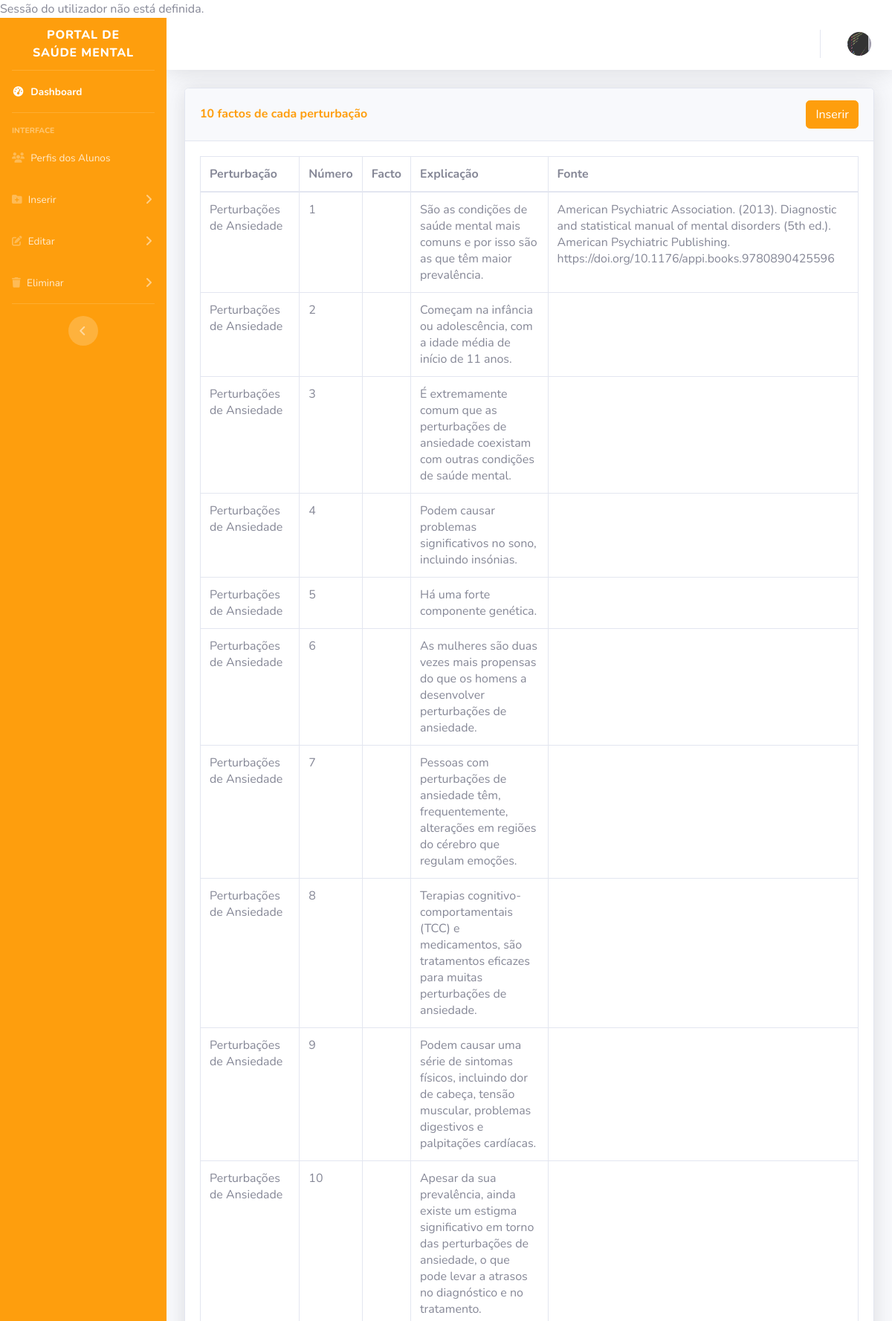
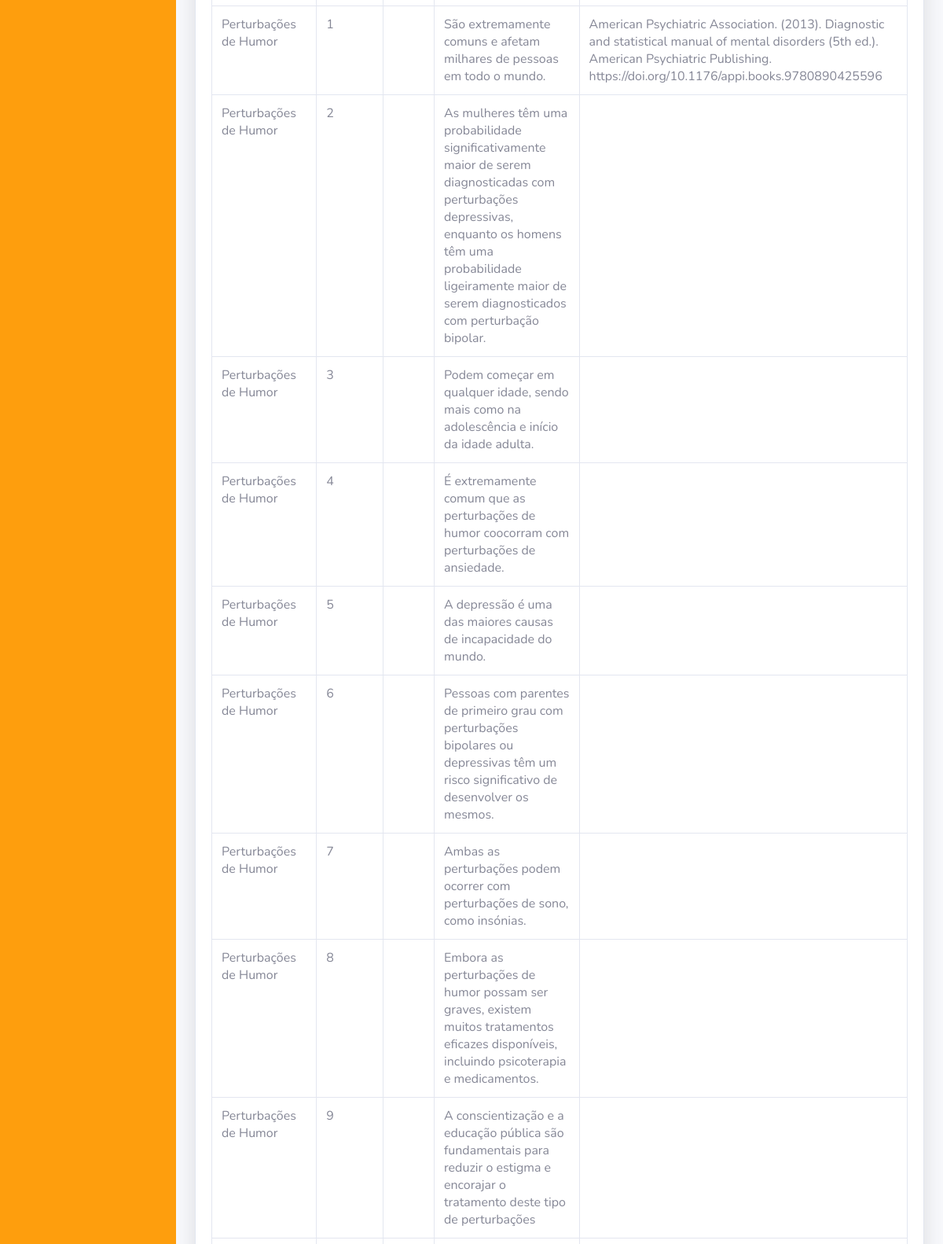
Screenshot of /admin/inserir/10-factos/index.php (upper part) with the database file from the repository (2 pictures, top to bottom).
### tables this page shows
CREATE TABLE `factos_10` (
  `10_factos_id` int(11) NOT NULL,
  `perturbacoes_id` int(11) NOT NULL,
  `nº` int(11) NOT NULL,
  `descricao` text NOT NULL,
  `fonte` varchar(1000) NOT NULL
);

CREATE TABLE `perturbacoes` (
  `perturbacoes_id` int(11) NOT NULL,
  `nome` varchar(255) NOT NULL,
  `texto` mediumtext NOT NULL,
  `img_perturbacao` mediumtext DEFAULT NULL,
  `img_perturbacao_circ` mediumtext DEFAULT NULL,
  `banner_perturbacao` mediumtext NOT NULL,
  `fonte` varchar(1000) NOT NULL
);

### admin/inserir/10-factos/index.php (the view, shortened to what this page needs)
<?php
require_once ("../../../conn/conn.php");
?>
<!DOCTYPE html>
<html lang="en">
<head>
    <link href="../../vendor/fontawesome-free/css/all.min.css" rel="stylesheet" type="text/css">
    <link href="../../css/sb-admin-2.min.css" rel="stylesheet">
</head>
<body id="page-top">
    <div id="wrapper">
        <ul class="navbar-nav bg-gradient-primary sidebar sidebar-dark accordion" id="accordionSidebar">
            <div class="sidebar-brand d-flex align-items-center justify-content-center" href="">
                <div class="sidebar-brand-text mx-3">Portal de Saúde Mental</div>
            </div>
            <hr class="sidebar-divider my-0">
            <li class="nav-item active">
                <a class="nav-link" href="../..">
                    <i class="fas fa-fw fa-tachometer-alt"></i>
                    <span>Dashboard</span></a>
            </li>
            <hr class="sidebar-divider">
            <div class="sidebar-heading">
                Interface
            </div>
            <li class="nav-item">
                <a class="nav-link" href="../../perfis/">
                    <i class="fas fa-users"></i>
                    <span>Perfis dos Alunos</span></a>
            </li>
            <li class="nav-item">
                <a class="nav-link collapsed" href="#" data-toggle="collapse" data-target="#collapseInserir"
                    aria-expanded="true" aria-controls="collapseInserir">
                    <i class="fas fa-folder-plus"></i>
                    <span>Inserir</span>
                </a>
            </li>
            <li class="nav-item">
                <a class="nav-link collapsed" href="#" data-toggle="collapse" data-target="#collapseEditar"
                    aria-expanded="true" aria-controls="collapseEditar">
                    <i class="fas fa-edit"></i>
                    <span>Editar</span>
                </a>
            </li>
            <li class="nav-item">
                <a class="nav-link collapsed" href="#" data-toggle="collapse" data-target="#collapseEliminar"
                    aria-expanded="true" aria-controls="collapseEliminar">
                    <i class="fas fa-trash"></i>
                    <span>Eliminar</span>
                </a>
            </li>
            <hr class="sidebar-divider d-none d-md-block">
            <div class="text-center d-none d-md-inline">
                <button class="rounded-circle border-0" id="sidebarToggle"></button>
            </div>
        </ul>
        <div id="content-wrapper" class="d-flex flex-column">
            <div id="content">
                <nav class="navbar navbar-expand navbar-light bg-white topbar mb-4 static-top shadow">
                    <ul class="navbar-nav ml-auto">
                        <li class="nav-item dropdown no-arrow">
                            <a class="nav-link dropdown-toggle" href="#" id="userDropdown" role="button"
                                data-toggle="dropdown" aria-haspopup="true" aria-expanded="false">
                                <img class="img-profile rounded-circle" src="../../../areacliente/registo/imgs/<?php if (
                                    !empty($row["img_perfil"])
                                ) {
                                    echo $row["img_perfil"];
                                } else {
                                    echo "../../teste.jpeg";
                                } ?>">
                            </a>
                        </li>
                    </ul>
                </nav>
                <div class="container-fluid">
                    <div class="card shadow mb-4">
                        <div class="card-header py-3">
                            <h6 class="m-0 font-weight-bold text-primary">10 factos de cada perturbação</h6>
                            <div class="card-header2">
                                <button type="button" class="btn btn-primary" data-toggle="modal"
                                    data-target="#addadminprofile">
                                    Inserir
                                </button>
                            </div>
                        </div>
                        <div class="card-body">
                            <div class="table-responsive">
                                <?php
                                $query = "SELECT factos_10.*, perturbacoes.nome AS perturbacoes
                                FROM factos_10
                                JOIN perturbacoes ON factos_10.perturbacoes_id = perturbacoes.perturbacoes_id;
                                ";
                                $query_run = mysqli_query($conn, $query);
                                ?>
                                <table class="table table-bordered" id="dataTable" width="100%" cellspacing="0">
                                    <thead>
                                        <tr>
                                            <th>Perturbação</th>
                                            <th>Número</th>
                                            <th>Facto</th>
                                            <th>Explicação</th>
                                            <th>Fonte</th>
                                        </tr>
                                    </thead>
                                    <tbody>
                                        <?php
                                        if (mysqli_num_rows($query_run) > 0) {
                                            while ($row = mysqli_fetch_assoc($query_run)) {
                                                ?>
                                                <tr>
                                                    <td>
                                                        <?php echo $row['perturbacoes']; ?>
                                                    </td>
                                                    <td>
                                                        <?php echo $row['nº']; ?>
                                                    </td>
                                                    <td>
                                                    </td>
                                                    <td>
                                                        <?php echo $row['descricao']; ?>
                                                    </td>
                                                    <td>
                                                        <?php echo $row['fonte']; ?>
                                                    </td>
                                                </tr>
                                                <?php
                                            }
                                        } else {
                                            echo "No Record Found";
                                        }
                                        ?>
                                    </tbody>
                                </table>
                            </div>
                        </div>
                    </div>
                </div>
            </div>
</body>
</html>

### rows the page displays
factos_10: perturbacoes.nome "Perturbações de Ansiedade", nº "1", descricao "São as condições de saúde mental mais comuns e por isso são as que têm maior prevalência.", fonte "American Psychiatric Association. (2013). Diagnostic and statistical manual of mental disorders (5th ed.). American Psychiatric Publishing. https://doi.org/10.1176/appi.books.9780890425596"
factos_10: perturbacoes.nome "Perturbações de Ansiedade", nº "2", descricao "Começam na infância ou adolescência, com a idade média de início de 11 anos."
factos_10: perturbacoes.nome "Perturbações de Ansiedade", nº "3", descricao "É extremamente comum que as perturbações de ansiedade coexistam com outras condições de saúde mental."
factos_10: perturbacoes.nome "Perturbações de Ansiedade", nº "4", descricao "Podem causar problemas significativos no sono, incluindo insónias."
factos_10: perturbacoes.nome "Perturbações de Ansiedade", nº "5", descricao "Há uma forte componente genética."
factos_10: perturbacoes.nome "Perturbações de Ansiedade", nº "6", descricao "As mulheres são duas vezes mais propensas do que os homens a desenvolver perturbações de ansiedade."
factos_10: perturbacoes.nome "Perturbações de Ansiedade", nº "7", descricao "Pessoas com perturbações de ansiedade têm, frequentemente, alterações em regiões do cérebro que regulam emoções."
factos_10: perturbacoes.nome "Perturbações de Ansiedade", nº "8", descricao "Terapias cognitivo-comportamentais (TCC) e medicamentos, são tratamentos eficazes para muitas perturbações de ansiedade."
factos_10: perturbacoes.nome "Perturbações de Ansiedade", nº "9", descricao "Podem causar uma série de sintomas físicos, incluindo dor de cabeça, tensão muscular, problemas digestivos e palpitações cardíacas."
factos_10: perturbacoes.nome "Perturbações de Ansiedade", nº "10", descricao "Apesar da sua prevalência, ainda existe um estigma significativo em torno das perturbações de ansiedade, o que pode levar a atrasos no diagnóstico e no tratamento."
factos_10: perturbacoes.nome "Perturbações de Humor", nº "1", descricao "São extremamente comuns e afetam milhares de pessoas em todo o mundo.", fonte "American Psychiatric Association. (2013). Diagnostic and statistical manual of mental disorders (5th ed.). American Psychiatric Publishing. https://doi.org/10.1176/appi.books.9780890425596"
factos_10: perturbacoes.nome "Perturbações de Humor", nº "2", descricao "As mulheres têm uma probabilidade significativamente maior de serem diagnosticadas com perturbações depressivas, enquanto os homens têm uma probabilidade ligeiramente maior de serem diagnosticados com perturbação bipolar."
factos_10: perturbacoes.nome "Perturbações de Humor", nº "3", descricao "Podem começar em qualquer idade, sendo mais como na adolescência e início da idade adulta."
factos_10: perturbacoes.nome "Perturbações de Humor", nº "4", descricao "É extremamente comum que as perturbações de humor coocorram com perturbações de ansiedade."
factos_10: perturbacoes.nome "Perturbações de Humor", nº "5", descricao "A depressão é uma das maiores causas de incapacidade do mundo."
factos_10: perturbacoes.nome "Perturbações de Humor", nº "6", descricao "Pessoas com parentes de primeiro grau com perturbações bipolares ou depressivas têm um risco significativo de desenvolver os mesmos."
factos_10: perturbacoes.nome "Perturbações de Humor", nº "7", descricao "Ambas as perturbações podem ocorrer com perturbações de sono, como insónias."
factos_10: perturbacoes.nome "Perturbações de Humor", nº "8", descricao "Embora as perturbações de humor possam ser graves, existem muitos tratamentos eficazes disponíveis, incluindo psicoterapia e medicamentos."
factos_10: perturbacoes.nome "Perturbações de Humor", nº "9", descricao "A conscientização e a educação pública são fundamentais para reduzir o estigma e encorajar o tratamento deste tipo de perturbações"
